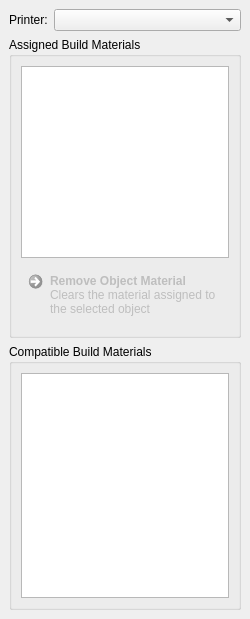
<?xml version="1.0" encoding="UTF-8"?>
<ui version="4.0">
 <class>MaterialsPanel</class>
 <widget class="QDockWidget" name="MaterialsPanel">
  <property name="geometry">
   <rect>
    <x>0</x>
    <y>0</y>
    <width>250</width>
    <height>619</height>
   </rect>
  </property>
  <property name="minimumSize">
   <size>
    <width>250</width>
    <height>481</height>
   </size>
  </property>
  <property name="floating">
   <bool>true</bool>
  </property>
  <property name="windowTitle">
   <string>Materials</string>
  </property>
  <widget class="QWidget" name="dockWidgetContents">
   <layout class="QVBoxLayout" name="verticalLayout">
    <item>
     <layout class="QHBoxLayout" name="horizontalLayout">
      <item>
       <widget class="QLabel" name="label">
        <property name="sizePolicy">
         <sizepolicy hsizetype="Fixed" vsizetype="Preferred">
          <horstretch>0</horstretch>
          <verstretch>0</verstretch>
         </sizepolicy>
        </property>
        <property name="text">
         <string>Printer:</string>
        </property>
       </widget>
      </item>
      <item>
       <widget class="QComboBox" name="printerCombo"/>
      </item>
     </layout>
    </item>
    <item>
     <widget class="QGroupBox" name="groupAssigned">
      <property name="sizePolicy">
       <sizepolicy hsizetype="Preferred" vsizetype="Minimum">
        <horstretch>0</horstretch>
        <verstretch>0</verstretch>
       </sizepolicy>
      </property>
      <property name="title">
       <string>Assigned Build Materials</string>
      </property>
      <layout class="QVBoxLayout" name="verticalLayout_3">
       <item>
        <widget class="QListWidget" name="assignedMaterials">
         <property name="sizePolicy">
          <sizepolicy hsizetype="Expanding" vsizetype="Expanding">
           <horstretch>0</horstretch>
           <verstretch>0</verstretch>
          </sizepolicy>
         </property>
         <property name="maximumSize">
          <size>
           <width>16777215</width>
           <height>16777215</height>
          </size>
         </property>
         <property name="editTriggers">
          <set>QAbstractItemView::NoEditTriggers</set>
         </property>
         <property name="showDropIndicator" stdset="0">
          <bool>false</bool>
         </property>
         <property name="dragEnabled">
          <bool>true</bool>
         </property>
         <property name="dragDropMode">
          <enum>QAbstractItemView::DragOnly</enum>
         </property>
        </widget>
       </item>
       <item>
        <widget class="QCommandLinkButton" name="removeMaterial">
         <property name="enabled">
          <bool>false</bool>
         </property>
         <property name="text">
          <string>Remove Object Material</string>
         </property>
         <property name="description">
          <string>Clears the material assigned to the selected object</string>
         </property>
        </widget>
       </item>
      </layout>
     </widget>
    </item>
    <item>
     <widget class="QGroupBox" name="groupCompatible">
      <property name="sizePolicy">
       <sizepolicy hsizetype="Preferred" vsizetype="Preferred">
        <horstretch>0</horstretch>
        <verstretch>0</verstretch>
       </sizepolicy>
      </property>
      <property name="title">
       <string>Compatible Build Materials</string>
      </property>
      <layout class="QVBoxLayout" name="verticalLayout_2">
       <item>
        <widget class="QListWidget" name="compatibleMaterials">
         <property name="editTriggers">
          <set>QAbstractItemView::NoEditTriggers</set>
         </property>
         <property name="showDropIndicator" stdset="0">
          <bool>false</bool>
         </property>
         <property name="dragEnabled">
          <bool>true</bool>
         </property>
         <property name="dragDropMode">
          <enum>QAbstractItemView::DragOnly</enum>
         </property>
         <property name="sortingEnabled">
          <bool>true</bool>
         </property>
        </widget>
       </item>
      </layout>
     </widget>
    </item>
   </layout>
  </widget>
 </widget>
 <resources/>
 <connections/>
</ui>
